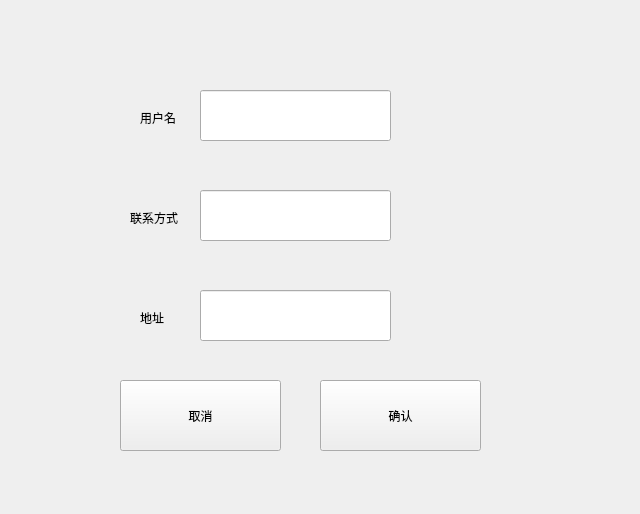
<?xml version="1.0" encoding="UTF-8"?>
<ui version="4.0">
 <class>ModifyWindow</class>
 <widget class="QWidget" name="ModifyWindow">
  <property name="geometry">
   <rect>
    <x>0</x>
    <y>0</y>
    <width>640</width>
    <height>514</height>
   </rect>
  </property>
  <property name="windowTitle">
   <string>Form</string>
  </property>
  <widget class="QLineEdit" name="username">
   <property name="geometry">
    <rect>
     <x>200</x>
     <y>90</y>
     <width>191</width>
     <height>51</height>
    </rect>
   </property>
  </widget>
  <widget class="QLineEdit" name="phonenumber">
   <property name="geometry">
    <rect>
     <x>200</x>
     <y>190</y>
     <width>191</width>
     <height>51</height>
    </rect>
   </property>
  </widget>
  <widget class="QLineEdit" name="address">
   <property name="geometry">
    <rect>
     <x>200</x>
     <y>290</y>
     <width>191</width>
     <height>51</height>
    </rect>
   </property>
  </widget>
  <widget class="QLabel" name="label">
   <property name="geometry">
    <rect>
     <x>140</x>
     <y>110</y>
     <width>60</width>
     <height>16</height>
    </rect>
   </property>
   <property name="text">
    <string>用户名</string>
   </property>
  </widget>
  <widget class="QLabel" name="label_2">
   <property name="geometry">
    <rect>
     <x>130</x>
     <y>210</y>
     <width>60</width>
     <height>16</height>
    </rect>
   </property>
   <property name="text">
    <string>联系方式</string>
   </property>
  </widget>
  <widget class="QLabel" name="label_3">
   <property name="geometry">
    <rect>
     <x>140</x>
     <y>310</y>
     <width>60</width>
     <height>16</height>
    </rect>
   </property>
   <property name="text">
    <string>地址</string>
   </property>
  </widget>
  <widget class="QPushButton" name="cancel">
   <property name="geometry">
    <rect>
     <x>120</x>
     <y>380</y>
     <width>161</width>
     <height>71</height>
    </rect>
   </property>
   <property name="text">
    <string>取消</string>
   </property>
  </widget>
  <widget class="QPushButton" name="ok">
   <property name="geometry">
    <rect>
     <x>320</x>
     <y>380</y>
     <width>161</width>
     <height>71</height>
    </rect>
   </property>
   <property name="text">
    <string>确认</string>
   </property>
  </widget>
 </widget>
 <resources/>
 <connections/>
</ui>
